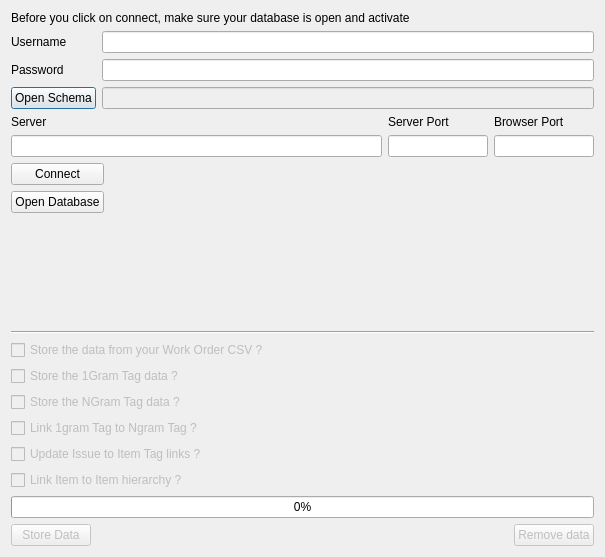
<?xml version="1.0" encoding="UTF-8"?>
<ui version="4.0">
 <class>Dialog_DatabaseConnection</class>
 <widget class="QDialog" name="Dialog_DatabaseConnection">
  <property name="geometry">
   <rect>
    <x>0</x>
    <y>0</y>
    <width>605</width>
    <height>557</height>
   </rect>
  </property>
  <property name="windowTitle">
   <string>Connect to Database</string>
  </property>
  <layout class="QGridLayout" name="gridLayout_2">
   <item row="0" column="0">
    <layout class="QGridLayout" name="gridLayout">
     <item row="0" column="0">
      <widget class="QLabel" name="label_DialogDatabaseConnection_Warning">
       <property name="text">
        <string>Before you click on connect, make sure your database is open and activate</string>
       </property>
      </widget>
     </item>
     <item row="1" column="0">
      <layout class="QGridLayout" name="gridLayout_4">
       <item row="1" column="1">
        <widget class="QLineEdit" name="lineEdit_DialogDatabaseConnection_Password">
         <property name="echoMode">
          <enum>QLineEdit::Password</enum>
         </property>
        </widget>
       </item>
       <item row="0" column="1">
        <widget class="QLineEdit" name="lineEdit_DialogDatabaseConnection_Username"/>
       </item>
       <item row="1" column="0">
        <widget class="QLabel" name="label_DialogDatabaseConnection_Password">
         <property name="text">
          <string>Password</string>
         </property>
        </widget>
       </item>
       <item row="0" column="0">
        <widget class="QLabel" name="label_DialogDatabaseConnection_Username">
         <property name="text">
          <string>Username</string>
         </property>
        </widget>
       </item>
       <item row="2" column="1">
        <widget class="QLineEdit" name="lineEdit_DialogDatabaseConnection_OpenSchema">
         <property name="enabled">
          <bool>false</bool>
         </property>
         <property name="readOnly">
          <bool>true</bool>
         </property>
        </widget>
       </item>
       <item row="2" column="0">
        <widget class="QPushButton" name="pushButton_DialogDatabaseConnection_OpenSchema">
         <property name="text">
          <string>Open Schema</string>
         </property>
        </widget>
       </item>
      </layout>
     </item>
    </layout>
   </item>
   <item row="2" column="0">
    <layout class="QGridLayout" name="gridLayout_6">
     <item row="2" column="1">
      <widget class="QLineEdit" name="lineEdit_DialogDatabaseConnection_ServerPortNumber">
       <property name="sizePolicy">
        <sizepolicy hsizetype="Minimum" vsizetype="Fixed">
         <horstretch>0</horstretch>
         <verstretch>0</verstretch>
        </sizepolicy>
       </property>
       <property name="maximumSize">
        <size>
         <width>100</width>
         <height>16777215</height>
        </size>
       </property>
      </widget>
     </item>
     <item row="1" column="1">
      <widget class="QLabel" name="label_DialogDatabaseConnection_ServerPortNumber">
       <property name="text">
        <string>Server Port</string>
       </property>
      </widget>
     </item>
     <item row="2" column="2">
      <widget class="QLineEdit" name="lineEdit_DialogDatabaseConnection_BrowserPortNumber">
       <property name="maximumSize">
        <size>
         <width>100</width>
         <height>16777215</height>
        </size>
       </property>
      </widget>
     </item>
     <item row="2" column="0">
      <widget class="QLineEdit" name="lineEdit_DialogDatabaseConnection_ServerName">
       <property name="sizePolicy">
        <sizepolicy hsizetype="Expanding" vsizetype="Fixed">
         <horstretch>0</horstretch>
         <verstretch>0</verstretch>
        </sizepolicy>
       </property>
      </widget>
     </item>
     <item row="1" column="0">
      <widget class="QLabel" name="label_DialogDatabaseConnection_ServerName">
       <property name="text">
        <string>Server</string>
       </property>
      </widget>
     </item>
     <item row="1" column="2">
      <widget class="QLabel" name="label_DialogDatabaseConnection_BrowserPortNumber">
       <property name="text">
        <string>Browser Port</string>
       </property>
      </widget>
     </item>
    </layout>
   </item>
   <item row="7" column="0">
    <layout class="QGridLayout" name="gridLayout_7">
     <item row="2" column="0">
      <widget class="QCheckBox" name="checkBox_DialogDatabaseConnection_TagNg">
       <property name="enabled">
        <bool>false</bool>
       </property>
       <property name="text">
        <string>Store the NGram Tag data ?</string>
       </property>
       <attribute name="buttonGroup">
        <string notr="true">buttonGroup_DialogDatabaseConnection_Queries</string>
       </attribute>
      </widget>
     </item>
     <item row="5" column="0">
      <widget class="QCheckBox" name="checkBox_DialogDatabaseConnection_ItemToItem">
       <property name="enabled">
        <bool>false</bool>
       </property>
       <property name="text">
        <string>Link Item to Item hierarchy ?</string>
       </property>
       <attribute name="buttonGroup">
        <string notr="true">buttonGroup_DialogDatabaseConnection_Queries</string>
       </attribute>
      </widget>
     </item>
     <item row="4" column="0">
      <widget class="QCheckBox" name="checkBox_DialogDatabaseConnection_IssueToItem">
       <property name="enabled">
        <bool>false</bool>
       </property>
       <property name="text">
        <string>Update Issue to Item Tag links ?</string>
       </property>
       <attribute name="buttonGroup">
        <string notr="true">buttonGroup_DialogDatabaseConnection_Queries</string>
       </attribute>
      </widget>
     </item>
     <item row="0" column="0">
      <widget class="QCheckBox" name="checkBox_DialogDatabaseConnection_OriginalData">
       <property name="enabled">
        <bool>false</bool>
       </property>
       <property name="text">
        <string>Store the data from your Work Order CSV ?</string>
       </property>
       <attribute name="buttonGroup">
        <string notr="true">buttonGroup_DialogDatabaseConnection_Queries</string>
       </attribute>
      </widget>
     </item>
     <item row="1" column="0">
      <widget class="QCheckBox" name="checkBox_DialogDatabaseConnection_Tag1g">
       <property name="enabled">
        <bool>false</bool>
       </property>
       <property name="text">
        <string>Store the 1Gram Tag data ?</string>
       </property>
       <attribute name="buttonGroup">
        <string notr="true">buttonGroup_DialogDatabaseConnection_Queries</string>
       </attribute>
      </widget>
     </item>
     <item row="3" column="0">
      <widget class="QCheckBox" name="checkBox_DialogDatabaseConnection_1gToNg">
       <property name="enabled">
        <bool>false</bool>
       </property>
       <property name="text">
        <string>Link 1gram Tag to Ngram Tag ?</string>
       </property>
       <attribute name="buttonGroup">
        <string notr="true">buttonGroup_DialogDatabaseConnection_Queries</string>
       </attribute>
      </widget>
     </item>
     <item row="6" column="0">
      <widget class="QProgressBar" name="progressBar_DialogDatabaseConnection_RunQueries">
       <property name="value">
        <number>0</number>
       </property>
      </widget>
     </item>
    </layout>
   </item>
   <item row="6" column="0">
    <widget class="Line" name="line">
     <property name="orientation">
      <enum>Qt::Horizontal</enum>
     </property>
    </widget>
   </item>
   <item row="4" column="0">
    <layout class="QGridLayout" name="gridLayout_5">
     <item row="0" column="0">
      <widget class="QPushButton" name="pushButton_DialogDatabaseConnection_Connect">
       <property name="text">
        <string>Connect</string>
       </property>
      </widget>
     </item>
     <item row="0" column="1">
      <widget class="QLineEdit" name="lineEdit_DialogDatabaseConnection_ConnectInfo">
       <property name="enabled">
        <bool>false</bool>
       </property>
       <property name="font">
        <font>
         <weight>50</weight>
         <bold>false</bold>
        </font>
       </property>
       <property name="frame">
        <bool>false</bool>
       </property>
       <property name="echoMode">
        <enum>QLineEdit::Normal</enum>
       </property>
       <property name="alignment">
        <set>Qt::AlignRight|Qt::AlignTrailing|Qt::AlignVCenter</set>
       </property>
       <property name="readOnly">
        <bool>true</bool>
       </property>
       <property name="clearButtonEnabled">
        <bool>false</bool>
       </property>
      </widget>
     </item>
     <item row="1" column="0">
      <widget class="QPushButton" name="pushButton_DialogDatabaseConnection_OpenDatabaseBrowser">
       <property name="text">
        <string>Open Database</string>
       </property>
      </widget>
     </item>
    </layout>
   </item>
   <item row="9" column="0">
    <layout class="QGridLayout" name="gridLayout_3">
     <item row="0" column="1">
      <widget class="QPushButton" name="pushButton_DialogDatabaseConnection_RunQueries">
       <property name="enabled">
        <bool>false</bool>
       </property>
       <property name="text">
        <string>Store Data</string>
       </property>
      </widget>
     </item>
     <item row="0" column="3">
      <widget class="QPushButton" name="pushButton_DialogDatabaseConnection_DeleteData">
       <property name="enabled">
        <bool>false</bool>
       </property>
       <property name="text">
        <string>Remove data</string>
       </property>
      </widget>
     </item>
     <item row="0" column="2">
      <spacer name="horizontalSpacer">
       <property name="orientation">
        <enum>Qt::Horizontal</enum>
       </property>
       <property name="sizeHint" stdset="0">
        <size>
         <width>40</width>
         <height>20</height>
        </size>
       </property>
      </spacer>
     </item>
    </layout>
   </item>
   <item row="5" column="0">
    <spacer name="verticalSpacer">
     <property name="orientation">
      <enum>Qt::Vertical</enum>
     </property>
     <property name="sizeHint" stdset="0">
      <size>
       <width>20</width>
       <height>40</height>
      </size>
     </property>
    </spacer>
   </item>
  </layout>
 </widget>
 <resources/>
 <connections/>
 <buttongroups>
  <buttongroup name="buttonGroup_DialogDatabaseConnection_Queries">
   <property name="exclusive">
    <bool>false</bool>
   </property>
  </buttongroup>
 </buttongroups>
</ui>
